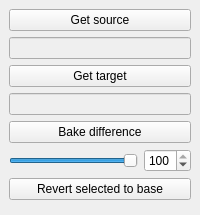
<?xml version="1.0" encoding="UTF-8"?>
<ui version="4.0">
 <class>MainWindow</class>
 <widget class="QMainWindow" name="MainWindow">
  <property name="geometry">
   <rect>
    <x>0</x>
    <y>0</y>
    <width>200</width>
    <height>215</height>
   </rect>
  </property>
  <property name="minimumSize">
   <size>
    <width>200</width>
    <height>215</height>
   </size>
  </property>
  <property name="windowTitle">
   <string>mlSymMesh</string>
  </property>
  <widget class="QWidget" name="centralwidget">
   <layout class="QGridLayout" name="gridLayout">
    <item row="0" column="0">
     <widget class="QPushButton" name="get_source_pB">
      <property name="text">
       <string>Get source</string>
      </property>
     </widget>
    </item>
    <item row="1" column="0">
     <widget class="QLineEdit" name="source_lineEdit">
      <property name="enabled">
       <bool>false</bool>
      </property>
     </widget>
    </item>
    <item row="2" column="0">
     <widget class="QPushButton" name="get_target_pB">
      <property name="text">
       <string>Get target</string>
      </property>
     </widget>
    </item>
    <item row="3" column="0">
     <widget class="QLineEdit" name="target_lineEdit">
      <property name="enabled">
       <bool>false</bool>
      </property>
     </widget>
    </item>
    <item row="4" column="0">
     <widget class="QPushButton" name="bake_diff_pB">
      <property name="text">
       <string>Bake difference</string>
      </property>
     </widget>
    </item>
    <item row="5" column="0">
     <layout class="QHBoxLayout" name="horizontalLayout">
      <item>
       <widget class="QSlider" name="revert_to_base_slider">
        <property name="maximum">
         <number>100</number>
        </property>
        <property name="value">
         <number>100</number>
        </property>
        <property name="orientation">
         <enum>Qt::Horizontal</enum>
        </property>
       </widget>
      </item>
      <item>
       <widget class="QSpinBox" name="revert_to_base_spinBox">
        <property name="maximum">
         <number>100</number>
        </property>
        <property name="value">
         <number>100</number>
        </property>
       </widget>
      </item>
     </layout>
    </item>
    <item row="6" column="0">
     <widget class="QPushButton" name="revert_to_base_pB">
      <property name="text">
       <string>Revert selected to base</string>
      </property>
     </widget>
    </item>
   </layout>
  </widget>
 </widget>
 <tabstops>
  <tabstop>get_source_pB</tabstop>
  <tabstop>source_lineEdit</tabstop>
  <tabstop>get_target_pB</tabstop>
  <tabstop>target_lineEdit</tabstop>
  <tabstop>bake_diff_pB</tabstop>
  <tabstop>revert_to_base_slider</tabstop>
  <tabstop>revert_to_base_spinBox</tabstop>
  <tabstop>revert_to_base_pB</tabstop>
 </tabstops>
 <resources/>
 <connections>
  <connection>
   <sender>revert_to_base_slider</sender>
   <signal>sliderMoved(int)</signal>
   <receiver>revert_to_base_spinBox</receiver>
   <slot>setValue(int)</slot>
   <hints>
    <hint type="sourcelabel">
     <x>226</x>
     <y>205</y>
    </hint>
    <hint type="destinationlabel">
     <x>291</x>
     <y>204</y>
    </hint>
   </hints>
  </connection>
  <connection>
   <sender>revert_to_base_spinBox</sender>
   <signal>valueChanged(int)</signal>
   <receiver>revert_to_base_slider</receiver>
   <slot>setValue(int)</slot>
   <hints>
    <hint type="sourcelabel">
     <x>287</x>
     <y>218</y>
    </hint>
    <hint type="destinationlabel">
     <x>163</x>
     <y>216</y>
    </hint>
   </hints>
  </connection>
 </connections>
</ui>
